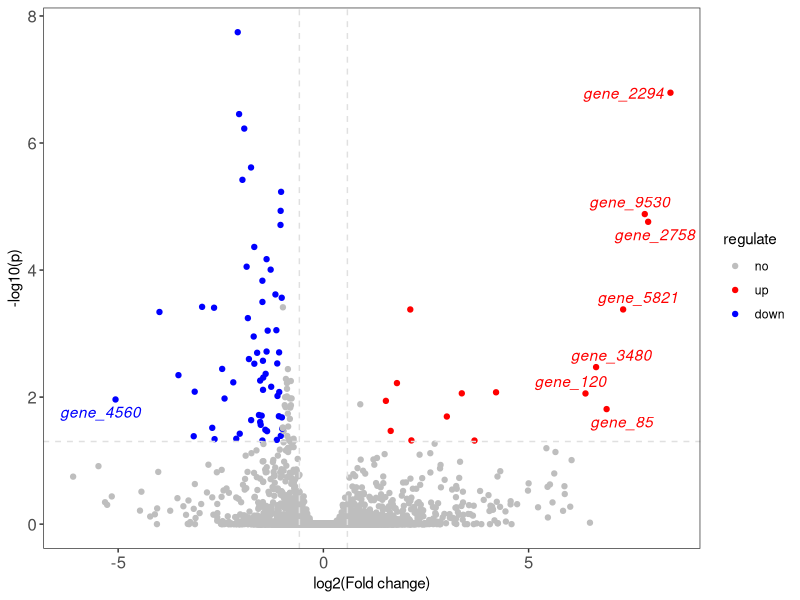
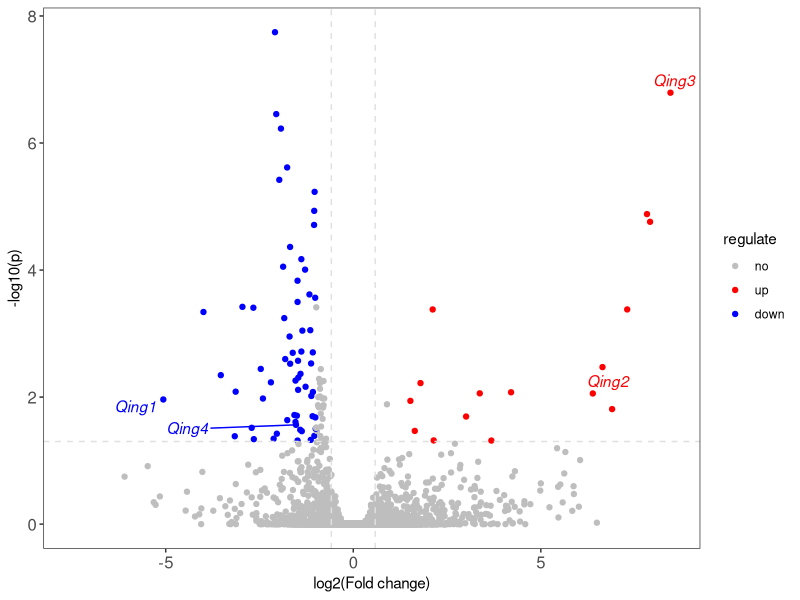

These charts were generated, in order, by the following R code:
library(tidyverse)
library(ggrepel)

dat <- read_tsv('trans_sample.txt')
dat2 <- dat
dat2$regulate <- ifelse(dat2$log2FoldChange >= 0, 'up', 'down')
dat2$regulate[dat2$padj > 0.05] = 'no'
dat2$regulate[abs(dat2$log2FoldChange) < 1] <- 'no' 
dat2$regulate <- factor(dat2$regulate, levels = c('up', 'down', 'no'))
dat2$target <- dat2$gene_id
dat2$target[abs(dat2$log2FoldChange) < 5| dat2$padj > 0.05] <- NA


ggplot(dat2, aes(log2FoldChange, y = -log10(padj), color = regulate )) +
  geom_point() +
  geom_hline(aes(yintercept = -log10(0.05)), colour="gray88", linetype="dashed") +
  geom_vline(xintercept = c(-log2(1.5),log2(1.5)),  colour="gray88", linetype="dashed") +
  scale_color_manual(breaks = c("no", "up", "down"), values = c('gray', 'red', 'blue')) +
  ylab('-log10(p)') + xlab('log2(Fold change)') +
  theme_bw() + 
  theme(panel.grid = element_blank(),
        axis.text = element_text(size = 12)) +
  geom_text_repel(aes(label = target),max.overlaps = Inf,
                  fontface = 'italic',
                  show.legend = FALSE)

ind <- read_tsv('index.txt')
dat3 <- left_join(dat2, ind, by = 'gene_id')
ggplot(dat3, aes(log2FoldChange, y = -log10(padj), color = regulate )) +
  geom_point() +
  geom_hline(aes(yintercept = -log10(0.05)), colour="gray88", linetype="dashed") +
  geom_vline(xintercept = c(-log2(1.5),log2(1.5)),  colour="gray88", linetype="dashed") +
  scale_color_manual(breaks = c("no", "up", "down"), values = c('gray', 'red', 'blue')) +
  ylab('-log10(p)') + xlab('log2(Fold change)') +
  theme_bw() + 
  theme(panel.grid = element_blank(),
        axis.text = element_text(size = 12)) +
  geom_text_repel(aes(label = gene_name),max.overlaps = Inf,
                  fontface = 'italic',
                  show.legend = FALSE,
                  nudge_x = ifelse(abs(dat3$log2FoldChange) <5,-3,0),)
